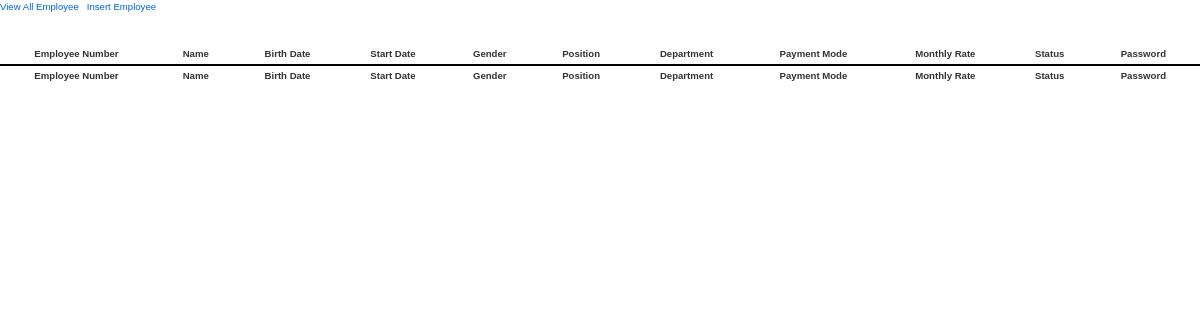
Page /payroll/index.php/employee/GetAll on the earlier database version.
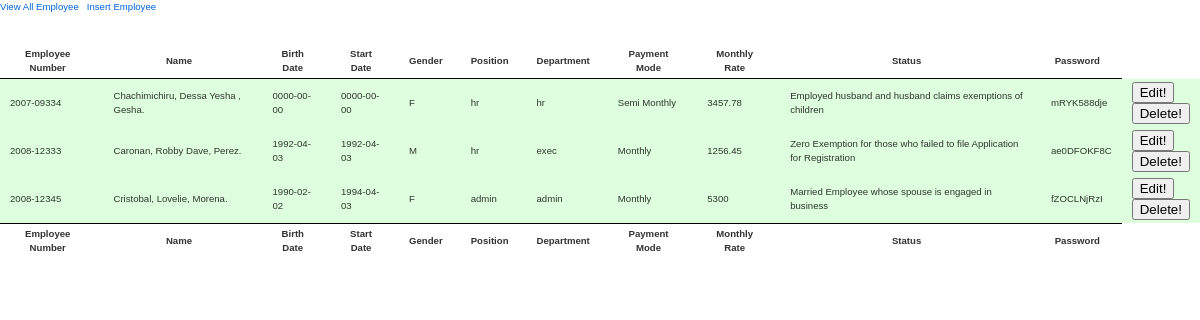
Same page on the later database version.
### tables this page shows
CREATE TABLE IF NOT EXISTS `employee` (
  `empnum` varchar(50) NOT NULL,
  `mname` varchar(50) NOT NULL,
  `sname` varchar(50) NOT NULL,
  `fname` varchar(50) NOT NULL,
  `status` int(2) NOT NULL,
  `mrate` float NOT NULL,
  `payment_mode` varchar(20) NOT NULL,
  `position` varchar(50) NOT NULL,
  `dept` varchar(50) NOT NULL,
  `gender` varchar(1) NOT NULL,
  `password` varchar(15) NOT NULL,
  `sdate` date NOT NULL,
  `bdate` date NOT NULL,
  PRIMARY KEY (`empnum`)
);

CREATE TABLE IF NOT EXISTS `employee_status` (
  `id` int(3) NOT NULL,
  `desc` varchar(100) NOT NULL,
  PRIMARY KEY (`id`)
);

### payroll/application/controllers/Employee.php (called while the page is built, shortened)
<?php
class Employee extends CI_Controller {
	function __construct()
	{
		$this->load->helper('url');
		$this->load->helper('date');
	}
	function GetAll()
	{
	$this->load->helper('form');
	$this->load->model('Employee_model');
	$data['query']=$this->Employee_model->Employee_getall();
	$this->load->view('Emp_viewall',$data);
	}
}
?>

### payroll/index.php (called while the page is built, shortened)
<?php
require_once BASEPATH.'core/CodeIgniter'.EXT;

### payroll/application/models/Employee_model.php (called while the page is built, shortened)
<?php
class Employee_model extends CI_Model {
    function Employee_getall() {
		$query = $this->db->query('SELECT a.empnum,a.fname,a.password,a.mname,a.sname,a.bdate,a.sdate,a.mrate,a.position,a.dept,b.desc,a.payment_mode,a.gender FROM employee a,employee_status b WHERE a.status=b.id');
		return $query->result();
	}
}
?>

### payroll/application/views/Emp_viewall.php (the view, shortened to what this page needs)
<!DOCTYPE HTML PUBLIC "-//W3C//DTD HTML 4.01//EN" "http://www.w3.org/TR/html4/strict.dtd">
<html>
	<head>
	</head>
	<body id="dt_example">
	<?php  include  ("links.php");?>
		 <div id="demo">
			<table cellpadding="0" cellspacing="0" border="0" class="display" id="example">
			<thead>
				<tr>
					<th>Employee Number</th>
					<th>Name</th>
					<th>Birth Date</th>
					<th>Start Date</th>
					<th>Gender</th>
					<th>Position</th>
					<th>Department</th>
					<th>Payment Mode</th>
					<th>Monthly Rate</th>
					<th>Status</th>
					<th>Password</th>
				</tr>
			</thead>
			<tbody>
			<?php $cnt=1;$count=0;
			foreach ($query as $row)
			{
				if ($cnt%2==0)	$class="even";
				else	$class="odd";
				$name= $row->sname.', '.$row->fname.', '.$row->mname.'.';
				$emp=$row->empnum;
			?>
				<tr id="<?php echo $emp ?>" class="<?php echo $class ?>">
					<td><?php echo $emp; ?></td>
					<td><?php echo $name; ?></td>
					<td><?php echo $row->bdate; ?></td>
					<td><?php echo $row->sdate; ?></td>
					<td><?php echo $row->gender; ?></td>
					<td><?php echo $row->position; ?></td>
					<td><?php echo $row->dept; ?></td>
					<td><?php echo $row->payment_mode; ?></td>
					<td><?php echo $row->mrate; ?></td>
					<td><?php echo $row->desc; $cnt++;?></td>
					<td><?php echo $row->password; ?></td>
					<td>
						<?php
						echo form_open('employee/edit');
						echo form_submit('mysubmit','Edit!');
						echo form_close();
						echo form_open('employee/delete');
						echo form_submit('mysubmit','Delete!');
						echo form_close();
						?>
					</td>
				</tr>
			<?php
			$cnt++;
			} ?>
			</tbody>
			<tfoot>
				<tr>
					<th>Employee Number</th>
					<th>Name</th>
					<th>Birth Date</th>
					<th>Start Date</th>
					<th>Gender</th>
					<th>Position</th>
					<th>Department</th>
					<th>Payment Mode</th>
					<th>Monthly Rate</th>
					<th>Status</th>
					<th>Password</th>
				</tr>
			</tfoot>
		</table>
	</div>
</body>
</html>

### payroll/application/views/links.php
<?php
$url=base_url();
echo "
<a href='".$url."index.php/employee/getall'>View All Employee </a>&nbsp
<a href='".$url."index.php/employee/insert'>Insert Employee</a>
";
?>

### payroll/css/demo_page.css (style rules this page uses)
#dt_example { font: 60%/1.45em "Lucida Grande", Verdana, Arial, Helvetica, sans-serif; margin: 0; padding: 0; color: #333; background-color: #fff; }
#dt_example #demo { margin: 30px auto 0 auto; width: 1200px; }
#dt_example a { color: #0063DC; text-decoration: none; }

### payroll/css/demo_table.css (style rules this page uses)
table.display { margin: 0 auto; clear: both; width: 100%; }
table.display thead th { padding: 3px 18px 3px 10px; border-bottom: 1px solid black; font-weight: bold; cursor: pointer; * cursor: hand; }
table.display tfoot th { padding: 3px 18px 3px 10px; border-top: 1px solid black; font-weight: bold; }
table.display td { padding: 3px 10px; }
table.display tr.odd { background-color: #ddffdd; }
tr.odd { background-color: #E2E4FF; }

Differences in the rows shown:
added employee: empnum "2007-09334", name "Chachimichiru, Dessa Yesha , Gesha.", bdate "0000-00-00", sdate "0000-00-00", gender "F", position "hr", dept "hr", payment_mode "Semi Monthly", mrate "3457.78", employee_status.desc "Employed husband and husband claims exemptions of children", password "mRYK588dje"
added employee: empnum "2008-12333", name "Caronan, Robby Dave, Perez.", bdate "1992-04-03", sdate "1992-04-03", gender "M", position "hr", dept "exec", payment_mode "Monthly", mrate "1256.45", employee_status.desc "Zero Exemption for those who failed to file Application for Registration", password "ae0DFOKF8C"
added employee: empnum "2008-12345", name "Cristobal, Lovelie, Morena.", bdate "1990-02-02", sdate "1994-04-03", gender "F", position "admin", dept "admin", payment_mode "Monthly", mrate "5300", employee_status.desc "Married Employee whose spouse is engaged in business", password "fZOCLNjRzI"
